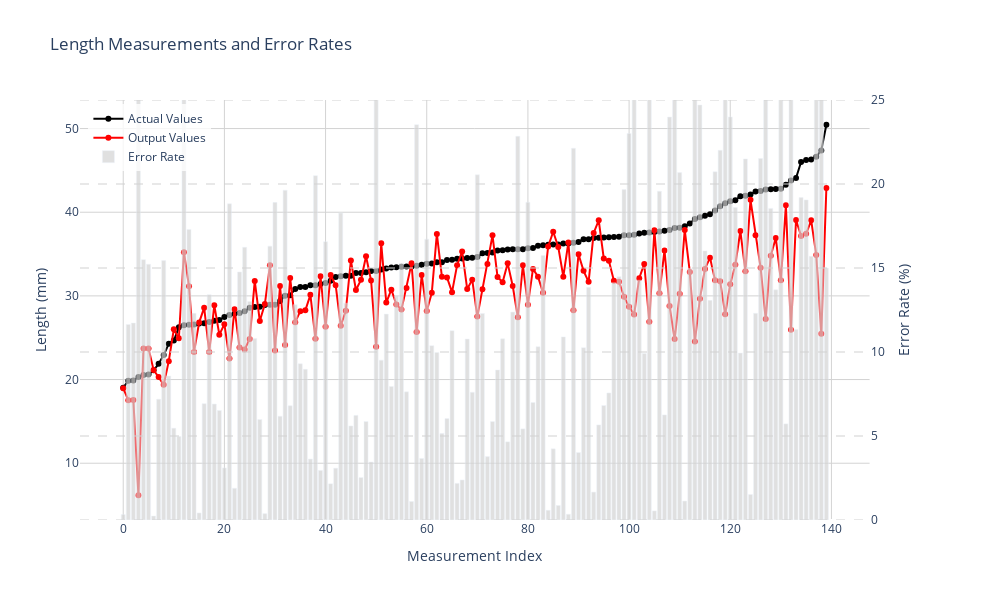

This figure's notebook cell:
### Code cell
def create_length_error_comparison(df: pd.DataFrame) -> None:
    """
    Create a visualization comparing actual vs predicted lengths with error rates.
    Similar to the reference image with dual axis plot.
    """
    # Sort the dataframe by actual length to get a nice progression like in the image
    df_sorted = df.sort_values('mean_length').reset_index(drop=True)
    
    # Calculate error rate as percentage
    error_rate = abs((df_sorted['mean_length'] - df_sorted['Length_fov(mm)']) / df_sorted['mean_length'] * 100)
    
    # Create figure with secondary y-axis
    fig = make_subplots(specs=[[{"secondary_y": True}]])
    
    # Add traces
    fig.add_trace(
        go.Scatter(
            x=df_sorted.index,
            y=df_sorted['mean_length'],
            name="Actual Values",
            line=dict(color='black', width=2),
            mode='lines+markers',
            marker=dict(size=6)
        ),
        secondary_y=False
    )
    
    fig.add_trace(
        go.Scatter(
            x=df_sorted.index,
            y=df_sorted['Length_fov(mm)'],
            name="Output Values",
            line=dict(color='red', width=2),
            mode='lines+markers',
            marker=dict(size=6)
        ),
        secondary_y=False
    )
    
    fig.add_trace(
        go.Bar(
            x=df_sorted.index,
            y=error_rate,
            name="Error Rate",
            marker_color='lightgray',
            opacity=0.7
        ),
        secondary_y=True
    )
    
    # Update layout
    fig.update_layout(
        title='Length Measurements and Error Rates',
        plot_bgcolor='white',
        height=600,
        width=1000,
        showlegend=True,
        legend=dict(
            yanchor="top",
            y=0.99,
            xanchor="left",
            x=0.01,
            bgcolor='rgba(255, 255, 255, 0.8)'
        ),
        hovermode='x unified'
    )
    
    # Update axes
    fig.update_xaxes(
        title_text="Measurement Index",
        showgrid=True,
        gridwidth=1,
        gridcolor='lightgray',
        zeroline=True,
        zerolinewidth=1,
        zerolinecolor='lightgray'
    )
    
    fig.update_yaxes(
        title_text="Length (mm)",
        showgrid=True,
        gridwidth=1,
        gridcolor='lightgray',
        zeroline=True,
        zerolinewidth=1,
        zerolinecolor='lightgray',
        secondary_y=False
    )
    
    fig.update_yaxes(
        title_text="Error Rate (%)",
        range=[0, 25],  # Set range to 0-25%
        showgrid=False,
        secondary_y=True
    )
    
    # Add horizontal grid lines at 5% intervals
    for i in range(0, 26, 5):
        fig.add_hline(
            y=i,
            line_dash="dash",
            line_color="lightgray",
            opacity=0.5,
            secondary_y=True
        )
    
    # Show the plot
    fig.show()

# Create the visualization
create_length_error_comparison(df)
print("📊 Length comparison visualization created with error rates!")

### Figure 1 — Plotly figure (JSON) as saved in the notebook; plotly's stock layout.template omitted (floating-point values rounded to 4 significant figures; data arrays with more than 128 entries replaced by an {"elided": "..."} marker saying what was removed)
{"data": [{"line": {"color": "black", "width": 2}, "marker": {"size": 6}, "mode": "lines+markers", "name": "Actual Values", "type": "scatter", "x": {"elided": "140 int values"}, "xaxis": "x", "y": {"elided": "140 float values"}, "yaxis": "y"}, {"line": {"color": "red", "width": 2}, "marker": {"size": 6}, "mode": "lines+markers", "name": "Output Values", "type": "scatter", "x": {"elided": "140 int values"}, "xaxis": "x", "y": {"elided": "140 float values"}, "yaxis": "y"}, {"marker": {"color": "lightgray"}, "name": "Error Rate", "opacity": 0.7, "type": "bar", "x": {"elided": "140 int values"}, "xaxis": "x", "y": {"elided": "140 float values"}, "yaxis": "y2"}], "layout": {"height": 600, "hovermode": "x unified", "legend": {"bgcolor": "rgba(255, 255, 255, 0.8)", "x": 0.01, "xanchor": "left", "y": 0.99, "yanchor": "top"}, "plot_bgcolor": "white", "shapes": [{"line": {"color": "lightgray", "dash": "dash"}, "opacity": 0.5, "type": "line", "x0": 0, "x1": 1, "xref": "x domain", "y0": 0, "y1": 0, "yref": "y2"}, {"line": {"color": "lightgray", "dash": "dash"}, "opacity": 0.5, "type": "line", "x0": 0, "x1": 1, "xref": "x domain", "y0": 5, "y1": 5, "yref": "y2"}, {"line": {"color": "lightgray", "dash": "dash"}, "opacity": 0.5, "type": "line", "x0": 0, "x1": 1, "xref": "x domain", "y0": 10, "y1": 10, "yref": "y2"}, {"line": {"color": "lightgray", "dash": "dash"}, "opacity": 0.5, "type": "line", "x0": 0, "x1": 1, "xref": "x domain", "y0": 15, "y1": 15, "yref": "y2"}, {"line": {"color": "lightgray", "dash": "dash"}, "opacity": 0.5, "type": "line", "x0": 0, "x1": 1, "xref": "x domain", "y0": 20, "y1": 20, "yref": "y2"}, {"line": {"color": "lightgray", "dash": "dash"}, "opacity": 0.5, "type": "line", "x0": 0, "x1": 1, "xref": "x domain", "y0": 25, "y1": 25, "yref": "y2"}], "showlegend": true, "title": {"text": "Length Measurements and Error Rates"}, "width": 1000, "xaxis": {"anchor": "y", "domain": [0, 0.94], "gridcolor": "lightgray", "gridwidth": 1, "showgrid": true, "title": {"text": "Measurement Index"}, "zeroline": true, "zerolinecolor": "lightgray", "zerolinewidth": 1}, "yaxis": {"anchor": "x", "domain": [0, 1], "gridcolor": "lightgray", "gridwidth": 1, "showgrid": true, "title": {"text": "Length (mm)"}, "zeroline": true, "zerolinecolor": "lightgray", "zerolinewidth": 1}, "yaxis2": {"anchor": "x", "overlaying": "y", "range": [0, 25], "showgrid": false, "side": "right", "title": {"text": "Error Rate (%)"}}}}
